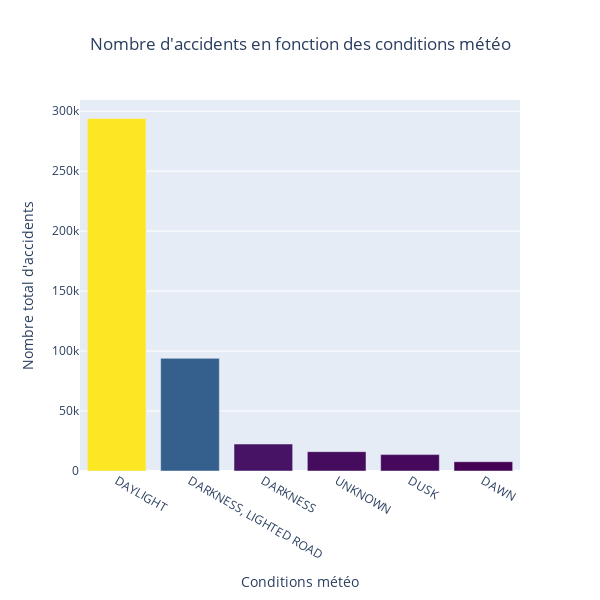

This figure's notebook cell:
### Code cell
figfunc(
    x_ = AccByWeatherConditions['LIGHTING_CONDITION'],
    y_ = AccByWeatherConditions['totalAccidents'],
    title_="Nombre d'accidents en fonction des conditions météo",       
    x_title="Conditions météo", y_title="Nombre total d'accidents", 
    height_=600, width_=600)

### Figure 1 — Plotly figure (JSON) as saved in the notebook; plotly's stock layout.template omitted (floating-point values rounded to 4 significant figures)
{"data": [{"marker": {"color": [293874, 93943, 22496, 16125, 13690, 7738], "colorscale": [[0, "#440154"], [0.1111, "#482878"], [0.2222, "#3e4989"], [0.3333, "#31688e"], [0.4444, "#26828e"], [0.5556, "#1f9e89"], [0.6667, "#35b779"], [0.7778, "#6ece58"], [0.8889, "#b5de2b"], [1, "#fde725"]]}, "type": "bar", "x": ["DAYLIGHT", "DARKNESS, LIGHTED ROAD", "DARKNESS", "UNKNOWN", "DUSK", "DAWN"], "y": [293874, 93943, 22496, 16125, 13690, 7738]}], "layout": {"height": 600, "title": {"text": "Nombre d'accidents en fonction des conditions météo", "x": 0.5}, "width": 600, "xaxis": {"title": {"text": "Conditions météo"}}, "yaxis": {"title": {"text": "Nombre total d'accidents"}}}}
